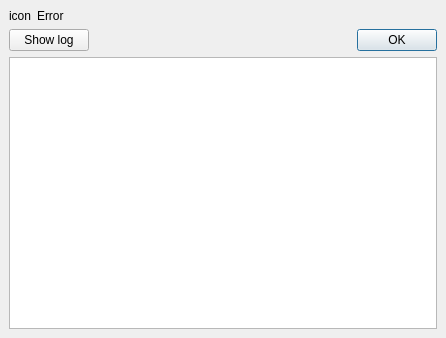
<ui version="4.0" >
 <class>ErrorDialog</class>
 <widget class="QDialog" name="ErrorDialog" >
  <property name="geometry" >
   <rect>
    <x>0</x>
    <y>0</y>
    <width>435</width>
    <height>338</height>
   </rect>
  </property>
  <property name="windowTitle" >
   <string>MPlayer Error</string>
  </property>
  <property name="windowIcon" >
   <iconset/>
  </property>
  <layout class="QVBoxLayout" >
   <property name="margin" >
    <number>9</number>
   </property>
   <property name="spacing" >
    <number>6</number>
   </property>
   <item>
    <layout class="QHBoxLayout" >
     <property name="margin" >
      <number>0</number>
     </property>
     <property name="spacing" >
      <number>6</number>
     </property>
     <item>
      <layout class="QVBoxLayout" >
       <property name="margin" >
        <number>0</number>
       </property>
       <property name="spacing" >
        <number>6</number>
       </property>
       <item>
        <widget class="QLabel" name="icon" >
         <property name="text" >
          <string>icon</string>
         </property>
         <property name="alignment" >
          <set>Qt::AlignCenter</set>
         </property>
        </widget>
       </item>
      </layout>
     </item>
     <item>
      <widget class="QLabel" name="text" >
       <property name="sizePolicy" >
        <sizepolicy>
         <hsizetype>7</hsizetype>
         <vsizetype>5</vsizetype>
         <horstretch>0</horstretch>
         <verstretch>0</verstretch>
        </sizepolicy>
       </property>
       <property name="minimumSize" >
        <size>
         <width>400</width>
         <height>0</height>
        </size>
       </property>
       <property name="text" >
        <string>Error</string>
       </property>
       <property name="wordWrap" >
        <bool>true</bool>
       </property>
      </widget>
     </item>
    </layout>
   </item>
   <item>
    <layout class="QHBoxLayout" >
     <property name="margin" >
      <number>0</number>
     </property>
     <property name="spacing" >
      <number>6</number>
     </property>
     <item>
      <widget class="QPushButton" name="viewlog_button" >
       <property name="text" >
        <string>Show log</string>
       </property>
       <property name="checkable" >
        <bool>true</bool>
       </property>
      </widget>
     </item>
     <item>
      <spacer>
       <property name="orientation" >
        <enum>Qt::Horizontal</enum>
       </property>
       <property name="sizeHint" >
        <size>
         <width>40</width>
         <height>20</height>
        </size>
       </property>
      </spacer>
     </item>
     <item>
      <widget class="QDialogButtonBox" name="button_box" >
       <property name="orientation" >
        <enum>Qt::Horizontal</enum>
       </property>
       <property name="standardButtons" >
        <set>QDialogButtonBox::Ok</set>
       </property>
      </widget>
     </item>
    </layout>
   </item>
   <item>
    <widget class="QTextEdit" name="log" >
     <property name="readOnly" >
      <bool>true</bool>
     </property>
    </widget>
   </item>
  </layout>
 </widget>
 <resources/>
 <connections>
  <connection>
   <sender>button_box</sender>
   <signal>accepted()</signal>
   <receiver>ErrorDialog</receiver>
   <slot>accept()</slot>
   <hints>
    <hint type="sourcelabel" >
     <x>248</x>
     <y>254</y>
    </hint>
    <hint type="destinationlabel" >
     <x>157</x>
     <y>274</y>
    </hint>
   </hints>
  </connection>
  <connection>
   <sender>button_box</sender>
   <signal>rejected()</signal>
   <receiver>ErrorDialog</receiver>
   <slot>reject()</slot>
   <hints>
    <hint type="sourcelabel" >
     <x>316</x>
     <y>260</y>
    </hint>
    <hint type="destinationlabel" >
     <x>286</x>
     <y>274</y>
    </hint>
   </hints>
  </connection>
 </connections>
</ui>
